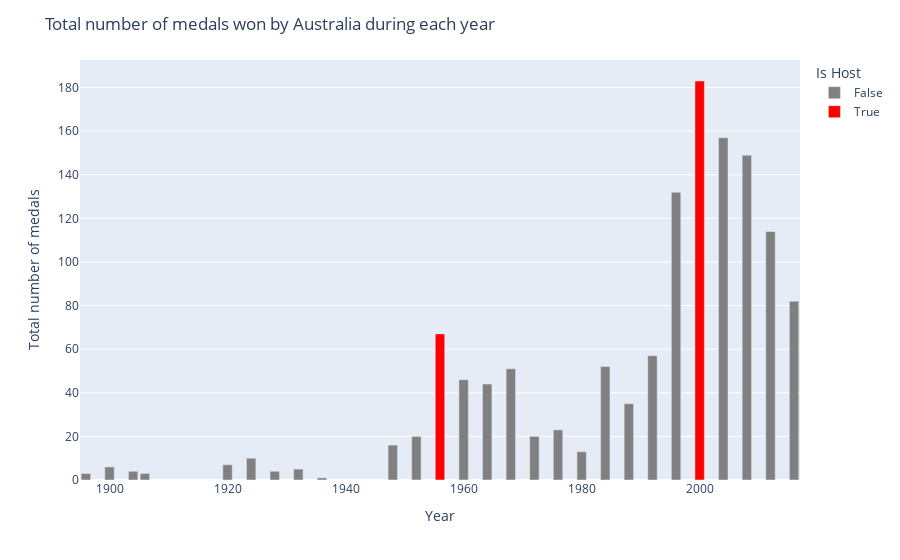

Notebook source saved alongside this figure:
### Code cell
aus_df = final_df_summer[final_df_summer['NOC'] == 'AUS']
final_aus = aus_df.groupby(['Year', 'Is Host']).count()['Medal'].reset_index()
color_discrete_map={
                 True: 'red',
                 False: 'grey'
                 }
fig = px.bar(final_aus,x='Year',y='Medal', color='Is Host',
             color_discrete_map=color_discrete_map,
             labels={
    'Medal': 'Total number of medals'
})
fig.update_layout(title='Total number of medals won by Australia during each year')
fig.show()

### Figure 1 — Plotly figure (JSON) as saved in the notebook; plotly's stock layout.template omitted (floating-point values rounded to 4 significant figures)
{"data": [{"alignmentgroup": "True", "hovertemplate": "Is Host=False<br>Year=%{x}<br>Total number of medals=%{y}<extra></extra>", "legendgroup": "False", "marker": {"color": "grey", "pattern": {"shape": ""}}, "name": "False", "offsetgroup": "False", "orientation": "v", "showlegend": true, "textposition": "auto", "type": "bar", "x": [1896, 1900, 1904, 1906, 1920, 1924, 1928, 1932, 1936, 1948, 1952, 1956, 1960, 1964, 1968, 1972, 1976, 1980, 1984, 1988, 1992, 1996, 2004, 2008, 2012, 2016], "xaxis": "x", "y": [3, 6, 4, 3, 7, 10, 4, 5, 1, 16, 20, 0, 46, 44, 51, 20, 23, 13, 52, 35, 57, 132, 157, 149, 114, 82], "yaxis": "y"}, {"alignmentgroup": "True", "hovertemplate": "Is Host=True<br>Year=%{x}<br>Total number of medals=%{y}<extra></extra>", "legendgroup": "True", "marker": {"color": "red", "pattern": {"shape": ""}}, "name": "True", "offsetgroup": "True", "orientation": "v", "showlegend": true, "textposition": "auto", "type": "bar", "x": [1956, 2000], "xaxis": "x", "y": [67, 183], "yaxis": "y"}], "layout": {"barmode": "relative", "legend": {"title": {"text": "Is Host"}, "tracegroupgap": 0}, "margin": {"t": 60}, "title": {"text": "Total number of medals won by Australia during each year"}, "xaxis": {"anchor": "y", "domain": [0, 1], "title": {"text": "Year"}}, "yaxis": {"anchor": "x", "domain": [0, 1], "title": {"text": "Total number of medals"}}}}
